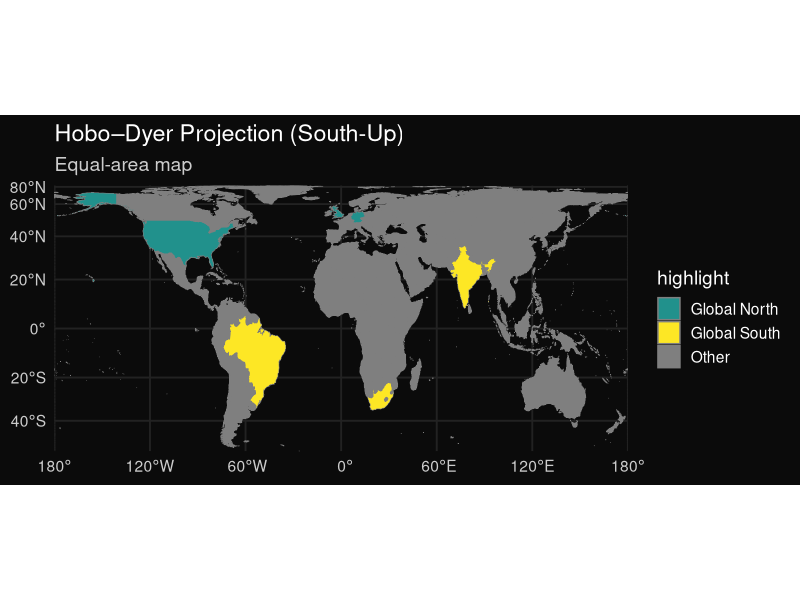
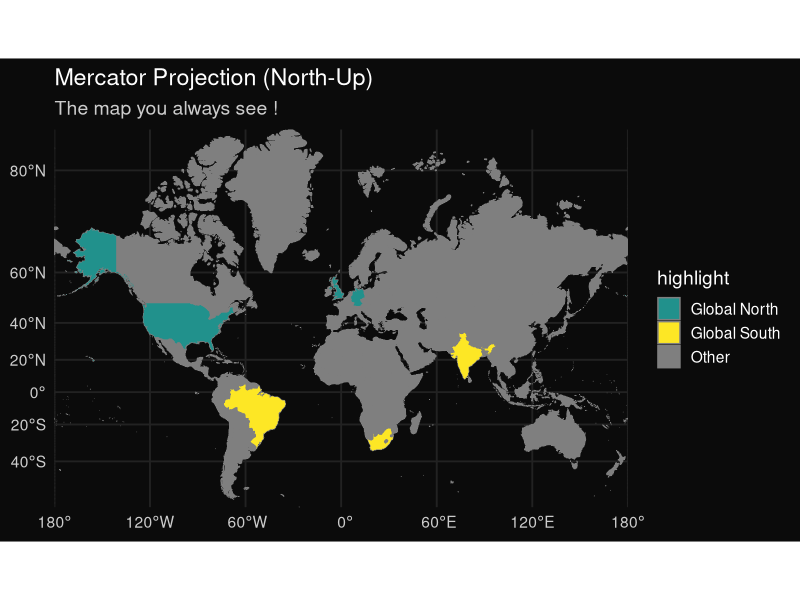
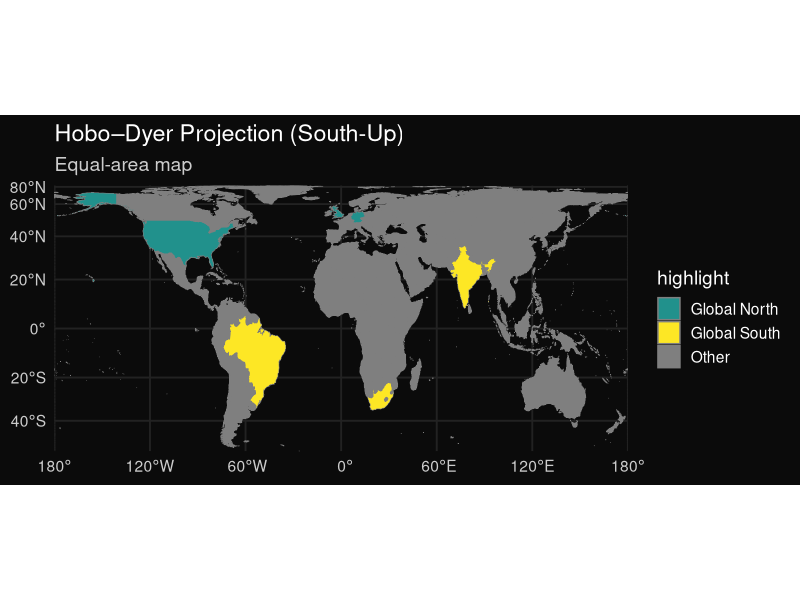
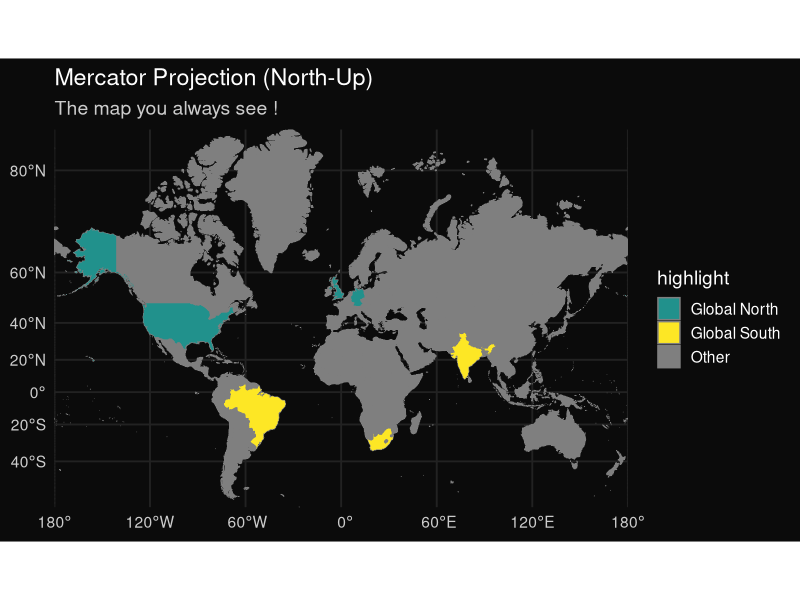

The R script that drew these images, in order:
## ---- chunk 1
library(sf)
library(ggplot2)
library(rnaturalearth)
library(rnaturalearthdata)
library(patchwork)
library(dplyr)
## ---- chunk 2
# --- 1. Load global country boundaries ---
world <- ne_countries(scale = "medium", returnclass = "sf")

world_no_antarctica <- world %>%
  filter(admin != "Antarctica")

# --- 2. Define the Hobo–Dyer projection ---
hobo_dyer <- "+proj=cea +lat_ts=37.383 +lon_0=0 +datum=WGS84 +units=m +no_defs"
world_hd <- st_transform(world_no_antarctica, hobo_dyer)

# --- 3. Select highlight countries ---
north_countries <- c("United States of America", "United Kingdom", "Germany")
south_countries <- c("Brazil", "South Africa", "India")

world_hd$highlight <- dplyr::case_when(
  world_hd$name %in% north_countries ~ "Global North",
  world_hd$name %in% south_countries ~ "Global South",
  TRUE ~ "Other"
)

world_no_antarctica$highlight <- dplyr::case_when(
  world_no_antarctica$name %in% north_countries ~ "Global North",
  world_no_antarctica$name %in% south_countries ~ "Global South",
  TRUE ~ "Other"
)

## ---- chunk 3
# --- 4. DARK THEME COLOR PALETTE ---
fill_cols <- c(
  "Global North" = "#21918c",
  "Global South" = "#FDE725",
  "Other" = "gray50"
)

dark_theme <- theme_minimal(base_size = 14) +
  theme(
    plot.background = element_rect(fill = "#0B0B0B", color = NA),
    panel.background = element_rect(fill = "#0B0B0B", color = NA),
    panel.grid = element_line(color = "#222222"),
    legend.background = element_rect(fill = "#0B0B0B", color = NA),
    legend.text = element_text(color = "white"),
    legend.title = element_text(color = "white"),
    plot.title = element_text(color = "white"),
    plot.subtitle = element_text(color = "gray80"),
    axis.text = element_text(color = "gray80"),
    axis.title = element_blank()
  )

# --- 5. Hobo–Dyer south-up map ---
p_hd <- ggplot(world_hd) +
  geom_sf(aes(fill = highlight), color = "gray50", size = 0.08) +
  scale_fill_manual(values = fill_cols) +
  coord_sf(
    expand = FALSE,
    ylim = rev(range(st_bbox(world_hd)[c("ymin", "ymax")]))  # flipping
  ) +
  labs(
    title = "Hobo–Dyer Projection (South-Up)",
    subtitle = "Equal-area map"
  ) +
  dark_theme
p_hd

# --- 6. Mercator projection (normal orientation) ---
p_merc <- ggplot(world_no_antarctica) +
  geom_sf(aes(fill = highlight), color = "gray50", size = 0.08) +
  scale_fill_manual(values = fill_cols) +
  coord_sf(expand = FALSE, crs = "+proj=merc") +
  labs(
    title = "Mercator Projection (North-Up)",
    subtitle = "The map you always see !"
  ) +
  dark_theme
p_merc

## ---- chunk 4
# --- Export Hobo–Dyer map (PNG) --- 
ggsave( filename = "../outputs/hobodyer_map.png", plot = p_hd, width = 10, height = 6, units = "in", dpi = 600, bg = "#0B0B0B" )

# --- Export Mercator map (PNG) ---
ggsave( filename = "../outputs/mercator_map.png", plot = p_merc, width = 10, height = 6, units = "in", dpi = 600, bg = "#0B0B0B" )
